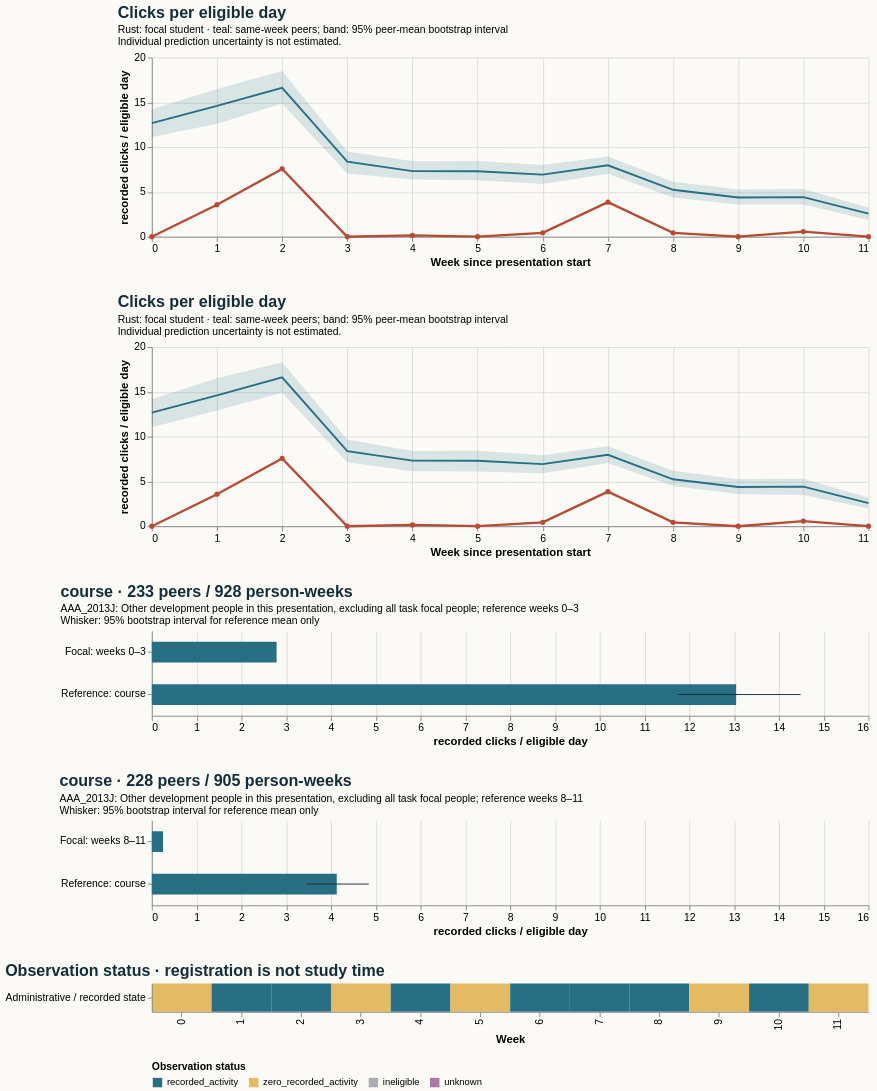

Describe this chart as a Vega-Lite specification.
### Vega-Lite specification from a JSON file in a GitHub repository (floating-point values rounded to 4 significant figures)
{"$schema": "https://vega.github.io/schema/vega-lite/v5.20.1.json", "config": {"axis": {"labelFontSize": 11, "titleFontSize": 12}, "background": "#fbfaf7", "font": "sans-serif", "title": {"anchor": "start", "color": "#142e38", "fontSize": 17, "subtitleFontSize": 11}, "view": {"continuousHeight": 300, "continuousWidth": 300, "stroke": null}}, "datasets": {"data-42f00a6aef1af61027910c3f84003a96": [{"end_day": 6, "focal_value": 0.0, "peer_ci_high": 14.23, "peer_ci_low": 11.12, "peer_mean": 12.67, "peer_observations": 233, "peer_people": 233, "reference": "course", "unit": "recorded clicks / eligible day", "week": 0}, {"end_day": 13, "focal_value": 3.571, "peer_ci_high": 16.5, "peer_ci_low": 12.61, "peer_mean": 14.6, "peer_observations": 233, "peer_people": 233, "reference": "course", "unit": "recorded clicks / eligible day", "week": 1}, {"end_day": 20, "focal_value": 7.571, "peer_ci_high": 18.5, "peer_ci_low": 14.86, "peer_mean": 16.62, "peer_observations": 231, "peer_people": 231, "reference": "course", "unit": "recorded clicks / eligible day", "week": 2}, {"end_day": 27, "focal_value": 0.0, "peer_ci_high": 9.512, "peer_ci_low": 7.062, "peer_mean": 8.385, "peer_observations": 231, "peer_people": 231, "reference": "course", "unit": "recorded clicks / eligible day", "week": 3}, {"end_day": 34, "focal_value": 0.1429, "peer_ci_high": 8.432, "peer_ci_low": 6.39, "peer_mean": 7.324, "peer_observations": 229, "peer_people": 229, "reference": "course", "unit": "recorded clicks / eligible day", "week": 4}, {"end_day": 41, "focal_value": 0.0, "peer_ci_high": 8.448, "peer_ci_low": 6.299, "peer_mean": 7.312, "peer_observations": 228, "peer_people": 228, "reference": "course", "unit": "recorded clicks / eligible day", "week": 5}, {"end_day": 48, "focal_value": 0.4286, "peer_ci_high": 8.006, "peer_ci_low": 5.886, "peer_mean": 6.934, "peer_observations": 228, "peer_people": 228, "reference": "course", "unit": "recorded clicks / eligible day", "week": 6}, {"end_day": 55, "focal_value": 3.857, "peer_ci_high": 8.956, "peer_ci_low": 7.032, "peer_mean": 7.972, "peer_observations": 228, "peer_people": 228, "reference": "course", "unit": "recorded clicks / eligible day", "week": 7}, {"end_day": 62, "focal_value": 0.4286, "peer_ci_high": 6.144, "peer_ci_low": 4.382, "peer_mean": 5.236, "peer_observations": 228, "peer_people": 228, "reference": "course", "unit": "recorded clicks / eligible day", "week": 8}, {"end_day": 69, "focal_value": 0.0, "peer_ci_high": 5.263, "peer_ci_low": 3.599, "peer_mean": 4.375, "peer_observations": 227, "peer_people": 227, "reference": "course", "unit": "recorded clicks / eligible day", "week": 9}, {"end_day": 76, "focal_value": 0.5714, "peer_ci_high": 5.33, "peer_ci_low": 3.584, "peer_mean": 4.419, "peer_observations": 226, "peer_people": 226, "reference": "course", "unit": "recorded clicks / eligible day", "week": 10}, {"end_day": 83, "focal_value": 0.0, "peer_ci_high": 3.246, "peer_ci_low": 1.869, "peer_mean": 2.571, "peer_observations": 224, "peer_people": 224, "reference": "course", "unit": "recorded clicks / eligible day", "week": 11}], "data-9be3fbfef4168eddb999f8689b850206": [{"hi": null, "lo": null, "series": "Focal: weeks 8–11", "value": 0.25}, {"hi": 4.844, "lo": 3.471, "series": "Reference: course", "value": 4.129}], "data-bc02ac6ec72bc0fddbaa4f688efeb9ae": [{"eligible_days": 7.0, "end_day": 6, "logging_completeness": "unknown", "observation_status": "zero_recorded_activity", "row": "Administrative / recorded state", "score_status": "withheld_release_time_unknown", "start_day": 0, "value": 0.0, "week": 0}, {"eligible_days": 7.0, "end_day": 13, "logging_completeness": "unknown", "observation_status": "recorded_activity", "row": "Administrative / recorded state", "score_status": "withheld_release_time_unknown", "start_day": 7, "value": 3.571, "week": 1}, {"eligible_days": 7.0, "end_day": 20, "logging_completeness": "unknown", "observation_status": "recorded_activity", "row": "Administrative / recorded state", "score_status": "withheld_release_time_unknown", "start_day": 14, "value": 7.571, "week": 2}, {"eligible_days": 7.0, "end_day": 27, "logging_completeness": "unknown", "observation_status": "zero_recorded_activity", "row": "Administrative / recorded state", "score_status": "withheld_release_time_unknown", "start_day": 21, "value": 0.0, "week": 3}, {"eligible_days": 7.0, "end_day": 34, "logging_completeness": "unknown", "observation_status": "recorded_activity", "row": "Administrative / recorded state", "score_status": "withheld_release_time_unknown", "start_day": 28, "value": 0.1429, "week": 4}, {"eligible_days": 7.0, "end_day": 41, "logging_completeness": "unknown", "observation_status": "zero_recorded_activity", "row": "Administrative / recorded state", "score_status": "withheld_release_time_unknown", "start_day": 35, "value": 0.0, "week": 5}, {"eligible_days": 7.0, "end_day": 48, "logging_completeness": "unknown", "observation_status": "recorded_activity", "row": "Administrative / recorded state", "score_status": "withheld_release_time_unknown", "start_day": 42, "value": 0.4286, "week": 6}, {"eligible_days": 7.0, "end_day": 55, "logging_completeness": "unknown", "observation_status": "recorded_activity", "row": "Administrative / recorded state", "score_status": "withheld_release_time_unknown", "start_day": 49, "value": 3.857, "week": 7}, {"eligible_days": 7.0, "end_day": 62, "logging_completeness": "unknown", "observation_status": "recorded_activity", "row": "Administrative / recorded state", "score_status": "withheld_release_time_unknown", "start_day": 56, "value": 0.4286, "week": 8}, {"eligible_days": 7.0, "end_day": 69, "logging_completeness": "unknown", "observation_status": "zero_recorded_activity", "row": "Administrative / recorded state", "score_status": "withheld_release_time_unknown", "start_day": 63, "value": 0.0, "week": 9}, {"eligible_days": 7.0, "end_day": 76, "logging_completeness": "unknown", "observation_status": "recorded_activity", "row": "Administrative / recorded state", "score_status": "withheld_release_time_unknown", "start_day": 70, "value": 0.5714, "week": 10}, {"eligible_days": 7.0, "end_day": 83, "logging_completeness": "unknown", "observation_status": "zero_recorded_activity", "row": "Administrative / recorded state", "score_status": "withheld_release_time_unknown", "start_day": 77, "value": 0.0, "week": 11}], "data-f884490b027a6939e411b351e7748660": [{"end_day": 6, "focal_value": 0.0, "peer_ci_high": 14.17, "peer_ci_low": 11.06, "peer_mean": 12.67, "peer_observations": 233, "peer_people": 233, "reference": "course", "unit": "recorded clicks / eligible day", "week": 0}, {"end_day": 13, "focal_value": 3.571, "peer_ci_high": 16.52, "peer_ci_low": 12.92, "peer_mean": 14.6, "peer_observations": 233, "peer_people": 233, "reference": "course", "unit": "recorded clicks / eligible day", "week": 1}, {"end_day": 20, "focal_value": 7.571, "peer_ci_high": 18.31, "peer_ci_low": 14.9, "peer_mean": 16.62, "peer_observations": 231, "peer_people": 231, "reference": "course", "unit": "recorded clicks / eligible day", "week": 2}, {"end_day": 27, "focal_value": 0.0, "peer_ci_high": 9.676, "peer_ci_low": 7.134, "peer_mean": 8.385, "peer_observations": 231, "peer_people": 231, "reference": "course", "unit": "recorded clicks / eligible day", "week": 3}, {"end_day": 34, "focal_value": 0.1429, "peer_ci_high": 8.401, "peer_ci_low": 6.142, "peer_mean": 7.324, "peer_observations": 229, "peer_people": 229, "reference": "course", "unit": "recorded clicks / eligible day", "week": 4}, {"end_day": 41, "focal_value": 0.0, "peer_ci_high": 8.432, "peer_ci_low": 6.118, "peer_mean": 7.312, "peer_observations": 228, "peer_people": 228, "reference": "course", "unit": "recorded clicks / eligible day", "week": 5}, {"end_day": 48, "focal_value": 0.4286, "peer_ci_high": 7.931, "peer_ci_low": 5.912, "peer_mean": 6.934, "peer_observations": 228, "peer_people": 228, "reference": "course", "unit": "recorded clicks / eligible day", "week": 6}, {"end_day": 55, "focal_value": 3.857, "peer_ci_high": 8.935, "peer_ci_low": 7.046, "peer_mean": 7.972, "peer_observations": 228, "peer_people": 228, "reference": "course", "unit": "recorded clicks / eligible day", "week": 7}, {"end_day": 62, "focal_value": 0.4286, "peer_ci_high": 6.184, "peer_ci_low": 4.48, "peer_mean": 5.236, "peer_observations": 228, "peer_people": 228, "reference": "course", "unit": "recorded clicks / eligible day", "week": 8}, {"end_day": 69, "focal_value": 0.0, "peer_ci_high": 5.253, "peer_ci_low": 3.608, "peer_mean": 4.375, "peer_observations": 227, "peer_people": 227, "reference": "course", "unit": "recorded clicks / eligible day", "week": 9}, {"end_day": 76, "focal_value": 0.5714, "peer_ci_high": 5.295, "peer_ci_low": 3.487, "peer_mean": 4.419, "peer_observations": 226, "peer_people": 226, "reference": "course", "unit": "recorded clicks / eligible day", "week": 10}, {"end_day": 83, "focal_value": 0.0, "peer_ci_high": 3.202, "peer_ci_low": 1.989, "peer_mean": 2.571, "peer_observations": 224, "peer_people": 224, "reference": "course", "unit": "recorded clicks / eligible day", "week": 11}], "data-fa2c6c0174d3ed5d30c37f1089450d26": [{"hi": null, "lo": null, "series": "Focal: weeks 0–3", "value": 2.786}, {"hi": 14.48, "lo": 11.76, "series": "Reference: course", "value": 13.05}]}, "resolve": {"scale": {"color": "independent"}}, "spacing": 28, "vconcat": [{"data": {"name": "data-42f00a6aef1af61027910c3f84003a96"}, "height": 190, "layer": [{"encoding": {"x": {"axis": {"tickMinStep": 1}, "field": "week", "title": "Week since presentation start", "type": "quantitative"}, "y": {"field": "peer_ci_low", "scale": {"zero": true}, "title": "recorded clicks / eligible day", "type": "quantitative"}, "y2": {"field": "peer_ci_high"}}, "mark": {"color": "#286f83", "opacity": 0.16, "type": "area"}}, {"encoding": {"tooltip": [{"field": "week", "type": "quantitative"}, {"field": "peer_mean", "type": "quantitative"}, {"field": "peer_people", "type": "quantitative"}, {"field": "peer_observations", "type": "quantitative"}], "x": {"field": "week", "type": "quantitative"}, "y": {"field": "peer_mean", "type": "quantitative"}}, "mark": {"color": "#286f83", "strokeWidth": 2, "type": "line"}}, {"encoding": {"tooltip": [{"field": "week", "type": "quantitative"}, {"field": "focal_value", "type": "quantitative"}], "x": {"field": "week", "type": "quantitative"}, "y": {"field": "focal_value", "type": "quantitative"}}, "mark": {"color": "#b64c35", "point": {"color": "#b64c35"}, "strokeWidth": 2.5, "type": "line"}}], "title": {"subtitle": ["Rust: focal student · teal: same-week peers; band: 95% peer-mean bootstrap interval", "Individual prediction uncertainty is not estimated."], "text": "Clicks per eligible day"}, "width": 760}, {"data": {"name": "data-f884490b027a6939e411b351e7748660"}, "height": 190, "layer": [{"encoding": {"x": {"axis": {"tickMinStep": 1}, "field": "week", "title": "Week since presentation start", "type": "quantitative"}, "y": {"field": "peer_ci_low", "scale": {"zero": true}, "title": "recorded clicks / eligible day", "type": "quantitative"}, "y2": {"field": "peer_ci_high"}}, "mark": {"color": "#286f83", "opacity": 0.16, "type": "area"}}, {"encoding": {"tooltip": [{"field": "week", "type": "quantitative"}, {"field": "peer_mean", "type": "quantitative"}, {"field": "peer_people", "type": "quantitative"}, {"field": "peer_observations", "type": "quantitative"}], "x": {"field": "week", "type": "quantitative"}, "y": {"field": "peer_mean", "type": "quantitative"}}, "mark": {"color": "#286f83", "strokeWidth": 2, "type": "line"}}, {"encoding": {"tooltip": [{"field": "week", "type": "quantitative"}, {"field": "focal_value", "type": "quantitative"}], "x": {"field": "week", "type": "quantitative"}, "y": {"field": "focal_value", "type": "quantitative"}}, "mark": {"color": "#b64c35", "point": {"color": "#b64c35"}, "strokeWidth": 2.5, "type": "line"}}], "title": {"subtitle": ["Rust: focal student · teal: same-week peers; band: 95% peer-mean bootstrap interval", "Individual prediction uncertainty is not estimated."], "text": "Clicks per eligible day"}, "width": 760}, {"data": {"name": "data-fa2c6c0174d3ed5d30c37f1089450d26"}, "height": 90, "layer": [{"encoding": {"x": {"field": "value", "scale": {"domain": [0, 15.21], "zero": true}, "title": "recorded clicks / eligible day", "type": "quantitative"}, "y": {"field": "series", "sort": null, "title": null, "type": "nominal"}}, "mark": {"color": "#286f83", "size": 22, "type": "bar"}}, {"encoding": {"x": {"field": "lo", "type": "quantitative"}, "x2": {"field": "hi"}, "y": {"field": "series", "sort": null, "title": null, "type": "nominal"}}, "mark": {"color": "#142e38", "type": "rule"}}], "title": {"subtitle": ["AAA_2013J: Other development people in this presentation, excluding all task focal people; reference weeks 0–3", "Whisker: 95% bootstrap interval for reference mean only"], "text": "course · 233 peers / 928 person-weeks"}, "width": 760}, {"data": {"name": "data-9be3fbfef4168eddb999f8689b850206"}, "height": 90, "layer": [{"encoding": {"x": {"field": "value", "scale": {"domain": [0, 15.21], "zero": true}, "title": "recorded clicks / eligible day", "type": "quantitative"}, "y": {"field": "series", "sort": null, "title": null, "type": "nominal"}}, "mark": {"color": "#286f83", "size": 22, "type": "bar"}}, {"encoding": {"x": {"field": "lo", "type": "quantitative"}, "x2": {"field": "hi"}, "y": {"field": "series", "sort": null, "title": null, "type": "nominal"}}, "mark": {"color": "#142e38", "type": "rule"}}], "title": {"subtitle": ["AAA_2013J: Other development people in this presentation, excluding all task focal people; reference weeks 8–11", "Whisker: 95% bootstrap interval for reference mean only"], "text": "course · 228 peers / 905 person-weeks"}, "width": 760}, {"data": {"name": "data-bc02ac6ec72bc0fddbaa4f688efeb9ae"}, "encoding": {"color": {"field": "observation_status", "legend": {"labelLimit": 260, "orient": "bottom"}, "scale": {"domain": ["recorded_activity", "zero_recorded_activity", "ineligible", "unknown"], "range": ["#286f83", "#e4bb64", "#aaaeb3", "#ac78a5"]}, "title": "Observation status", "type": "nominal"}, "tooltip": [{"field": "week", "type": "quantitative"}, {"field": "eligible_days", "type": "quantitative"}, {"field": "observation_status", "type": "nominal"}, {"field": "logging_completeness", "type": "nominal"}], "x": {"field": "week", "title": "Week", "type": "ordinal"}, "y": {"field": "row", "title": null, "type": "nominal"}}, "height": 30, "mark": {"type": "rect"}, "title": "Observation status · registration is not study time", "width": 760}]}
